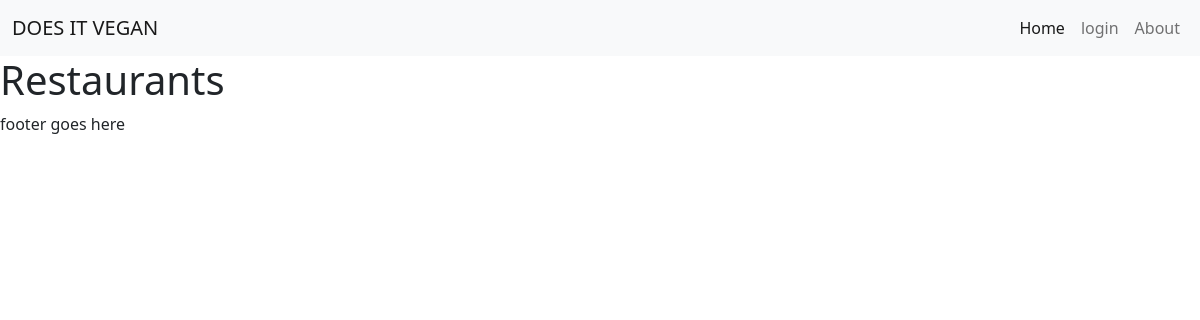
The app's page /, older data.
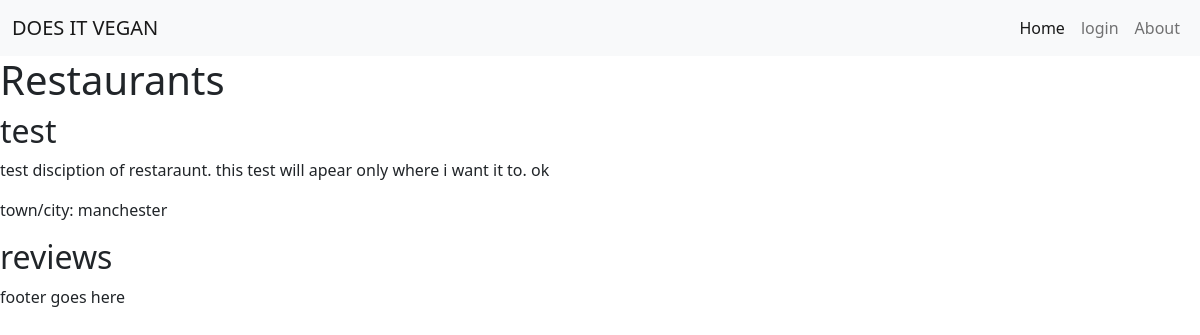
The same page, newer data.
### web_app/models.py (models this page shows, shortened)
class Restaurant(models.Model):
    name = models.CharField(max_length=100, unique=True)
    slug = models.SlugField(max_length=200, unique=True)
    added_by = models.ForeignKey(
        User, on_delete=models.CASCADE, related_name="restaurant_added")
    updated_on = models.DateField(auto_now=True)
    description = models.TextField()
    status = models.IntegerField(choices=STATUS, default=0)
    likes = models.ManyToManyField(
        User, related_name='restaurant_likes', blank=True)
    image = CloudinaryField('image', default='placeholder')
    adress = models.TextField(null=True)
    townCity = models.CharField(max_length=100, unique=False, null=True)
    class Meta:
        ordering = ['-updated_on']

### web_app/views.py (the view)
# urls.py: path('', views.RestaurantList.as_view(), name='home')
class RestaurantList(generic.ListView):
    model = Restaurant
    queryset = Restaurant.objects.filter(status=1).order_by('-updated_on')
    template_name = 'index.html'
    paginate_by = 6

### templates/index.html
{% extends "base.html" %}
{% block content %}
<h1>Restaurants</h1>
    {% for restaurant in restaurant_list %}
        <h2>{{restaurant.name}}</h2>
        <p>{{restaurant.description}}</p>
        <p>town/city: {{restaurant.townCity}}</p>
<h2>reviews</h2>
    {% endfor %}
{%endblock%}

Row changes from the older to the newer data that the page shows:
added Restaurant: name "test", description "test disciption of restaraunt. this test will apear only where i want it to. ok", townCity "manchester"
